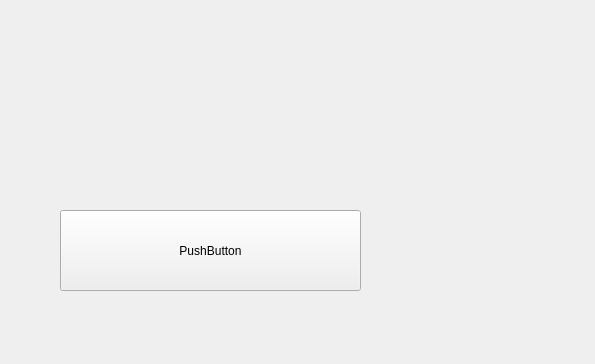
<?xml version="1.0" encoding="UTF-8"?>
<ui version="4.0">
 <class>AdminForm</class>
 <widget class="QWidget" name="AdminForm">
  <property name="geometry">
   <rect>
    <x>0</x>
    <y>0</y>
    <width>595</width>
    <height>364</height>
   </rect>
  </property>
  <property name="windowTitle">
   <string>Form</string>
  </property>
  <widget class="QPushButton" name="pushButton">
   <property name="geometry">
    <rect>
     <x>60</x>
     <y>210</y>
     <width>301</width>
     <height>81</height>
    </rect>
   </property>
   <property name="text">
    <string>PushButton</string>
   </property>
  </widget>
 </widget>
 <resources/>
 <connections/>
</ui>
